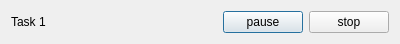
<?xml version="1.0" encoding="UTF-8"?>
<ui version="4.0">
 <class>task</class>
 <widget class="QDialog" name="task">
  <property name="geometry">
   <rect>
    <x>0</x>
    <y>0</y>
    <width>400</width>
    <height>44</height>
   </rect>
  </property>
  <property name="windowTitle">
   <string>Dialog</string>
  </property>
  <layout class="QHBoxLayout" name="horizontalLayout">
   <item>
    <widget class="QLabel" name="label">
     <property name="text">
      <string>Task 1</string>
     </property>
    </widget>
   </item>
   <item>
    <spacer name="horizontalSpacer">
     <property name="orientation">
      <enum>Qt::Horizontal</enum>
     </property>
     <property name="sizeHint" stdset="0">
      <size>
       <width>40</width>
       <height>20</height>
      </size>
     </property>
    </spacer>
   </item>
   <item>
    <widget class="QPushButton" name="pushButton_2">
     <property name="text">
      <string>pause</string>
     </property>
    </widget>
   </item>
   <item>
    <widget class="QPushButton" name="pushButton">
     <property name="text">
      <string>stop</string>
     </property>
    </widget>
   </item>
  </layout>
 </widget>
 <resources/>
 <connections/>
</ui>
